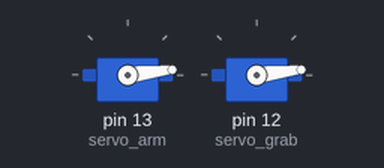
Simulated run of this sketch. Board: Arduino Uno, built with avr-gcc and run on an emulated ATmega328P. Parts: 2 × servo. What the sketch prints to the serial monitor is not drawn.

Above: at 0.05 s.
At 0.55 s:
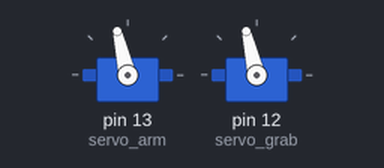
At 1.05 s:
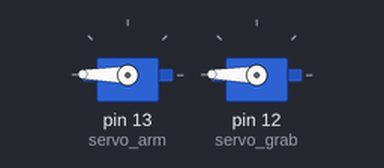
At 2.1 s:
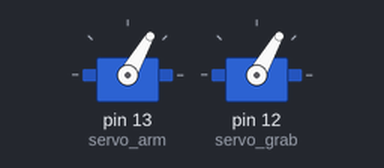
Timing chart, 0 to 7.2 s (numbered marks = the images above):
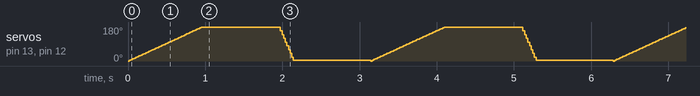

The sketch:

Servo_Test.ino
```cpp
#include <Servo.h>          //Servo library

Servo servo_arm;        //initialize a servo object for the connected servo
Servo servo_grab;

int angle = 0;

void setup()
{
  servo_arm.attach(13);      // attach the signal pin of servo to pin9 of arduino
  servo_grab.attach(12);
  Serial.begin(9600);
}

void loop()
{
  Serial.print(angle);
  for(angle = 0; angle < 180; angle += 1)    // command to move from 0 degrees to 180 degrees
  {
    servo_arm.write(angle); //command to rotate the servo to the specified angle
    servo_grab.write(angle);
    delay(5);
    Serial.println(angle);
  }

  delay(1000);

  for(angle = 180; angle>=1; angle-=5)     // command to move from 180 degrees to 0 degrees
  {
    servo_arm.write(angle);              //command to rotate the servo to the specified angle
    servo_grab.write(angle);
    delay(5);
    Serial.println(angle);
  }

    delay(1000);
}
```
